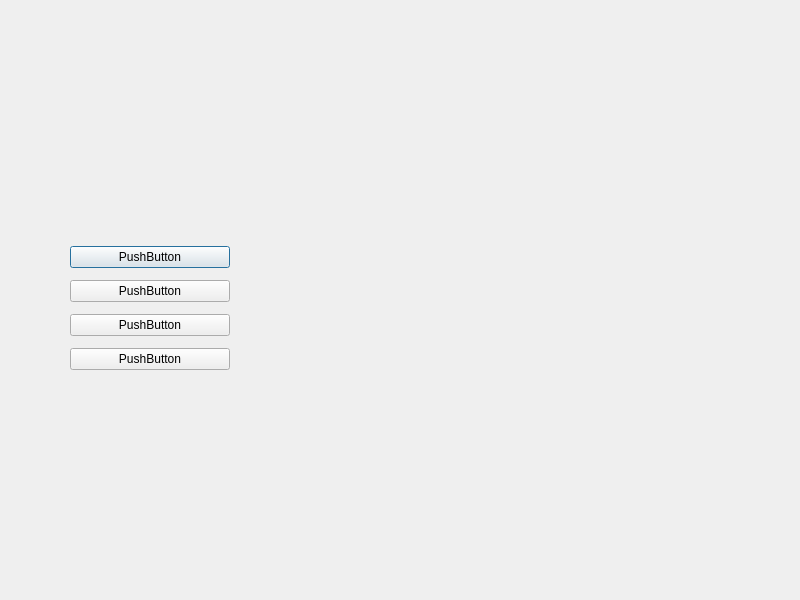
<?xml version="1.0" encoding="UTF-8"?>
<ui version="4.0">
 <class>Dialog</class>
 <widget class="QDialog" name="Dialog">
  <property name="geometry">
   <rect>
    <x>0</x>
    <y>0</y>
    <width>800</width>
    <height>600</height>
   </rect>
  </property>
  <property name="windowTitle">
   <string>Dialog</string>
  </property>
  <widget class="QWidget" name="verticalLayoutWidget">
   <property name="geometry">
    <rect>
     <x>70</x>
     <y>240</y>
     <width>160</width>
     <height>140</height>
    </rect>
   </property>
   <layout class="QVBoxLayout" name="verticalLayout">
    <item>
     <widget class="QPushButton" name="pushButton">
      <property name="text">
       <string>PushButton</string>
      </property>
     </widget>
    </item>
    <item>
     <widget class="QPushButton" name="pushButton_3">
      <property name="text">
       <string>PushButton</string>
      </property>
     </widget>
    </item>
    <item>
     <widget class="QPushButton" name="pushButton_4">
      <property name="text">
       <string>PushButton</string>
      </property>
     </widget>
    </item>
    <item>
     <widget class="QPushButton" name="pushButton_2">
      <property name="text">
       <string>PushButton</string>
      </property>
     </widget>
    </item>
   </layout>
  </widget>
 </widget>
 <resources/>
 <connections/>
</ui>
